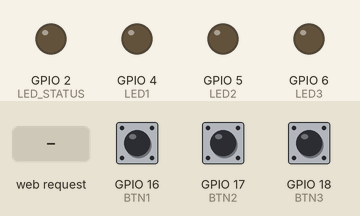
Bench run of a program on a simulated ESP32-S3. Shown: output pins drawn as LEDs (lit = HIGH). Dashed ring = blinking. The inputs (shaded band) are chosen by the test bench; at power-on: GPIO 16 (BTN1) HIGH, GPIO 17 (BTN2) HIGH, GPIO 18 (BTN3) HIGH. WiFi joins after 1.5 s; servers stay silent unless stated; storage starts empty; random numbers use the default seed unless the program sets one; what the program prints to the serial monitor is not drawn.

Above: at 2.7 s.
2.8 s: HTTP request GET /toggle received
At 3.5 s:
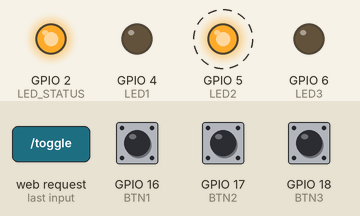
5.8 s: HTTP request GET /toggle?value=1 received
At 6.4 s:
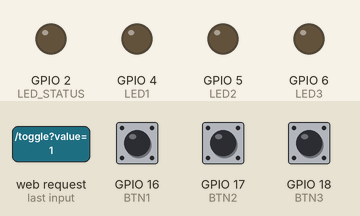
7.3 s: HTTP request GET /toggle?value=0 received
At 8.6 s:
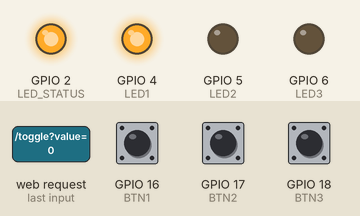
10.3 s: HTTP request GET /toggle?value=120 received
At 11.1 s:
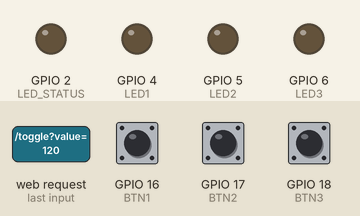
Timing chart, 0 to 12.8 s (numbered marks = the images above; inputs shaded):
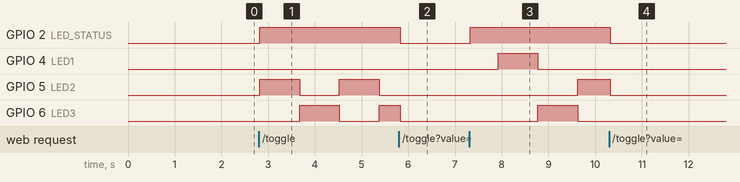

The program:

main.cpp
```cpp
#include <Arduino.h>
#include <WiFi.h>
#include <AsyncTCP.h>
#include <ESPAsyncWebServer.h>
#include <SPIFFS.h>
#include "freertos/FreeRTOS.h"
#include "freertos/task.h"
#include "freertos/queue.h"
#include "freertos/semphr.h"

// Configuración de red WiFi (Modo Estación)
const char* ssid = "Nautilus";
const char* password = "20000Leguas";

// Definición de pines actualizados a tu montaje
#define LED1 4        // LED Verde
#define LED2 5        // LED Rosa
#define LED3 6        // LED Rojo
#define BTN1 16       // Botón para LED Verde
#define BTN2 17       // Botón para LED Rosa
#define BTN3 18       // Botón para LED Rojo
#define LED_STATUS 2  // LED de Estado

// Variables del juego
volatile int puntuacion = 0;
volatile int tiempoJuego = 30;
volatile int ledActivo = -1;
volatile bool juegoActivo = false;
volatile int dificultad = 1;

// Variables FreeRTOS
QueueHandle_t botonQueue;
SemaphoreHandle_t juegoMutex;
TaskHandle_t tareaJuegoHandle = NULL;

// Servidor web
AsyncWebServer server(80);
AsyncEventSource events("/events");

// Estructura para los eventos de botones
typedef struct {
  uint8_t boton;
  uint32_t tiempo;
} EventoBoton;

// Prototipos de tareas y funciones
void TareaServidorWeb(void *pvParameters);
void TareaJuego(void *pvParameters);
void TareaLecturaBotones(void *pvParameters);
void TareaTiempo(void *pvParameters);
void iniciarJuego();
void detenerJuego();
void desactivarTodosLEDs();
String obtenerEstadoJuego();
void enviarActualizacionWeb();

// Interrupción de botones (con mini anti-rebote hardware)
void IRAM_ATTR ISR_Boton(void *arg) {
  uint8_t numeroPulsador = (uint32_t)arg;
  EventoBoton evento;
  evento.boton = numeroPulsador;
  evento.tiempo = xTaskGetTickCountFromISR();
  xQueueSendFromISR(botonQueue, &evento, NULL);
}

// HTML para la página principal (¡Colores actualizados!)
const char index_html[] PROGMEM = R"rawliteral(
<!DOCTYPE HTML>
<html>
<head>
  <title>ESP32 Game - Atrapa el LED</title>
  <meta name="viewport" content="width=device-width, initial-scale=1">
  <style>
    body { font-family: Arial; text-align: center; margin:0px auto; padding: 20px; }
    .container { display: flex; flex-direction: column; width: 100%; max-width: 500px; margin: 0 auto; }
    .card { background-color: #F8F7F9; box-shadow: 2px 2px 12px 1px rgba(140,140,140,.5); padding: 20px; margin: 10px 0; border-radius: 5px; }
    .button { padding: 15px 50px; font-size: 24px; color: #fff; background-color: #0f8b8d; border: none; border-radius: 5px; cursor: pointer; }
    .progress-container { width: 100%; background-color: #ddd; border-radius: 5px; margin: 10px 0; }
    #progress { height: 30px; background-color: #04AA6D; border-radius: 5px; width: 100%; color: white; line-height: 30px;}
    .led-container { display: flex; justify-content: space-around; margin: 20px 0; }
    .led { width: 50px; height: 50px; border-radius: 50%; background-color: #333; opacity: 0.3; }
    #led1 { background-color: #00ff00; } /* Verde */
    #led2 { background-color: #ff66b2; } /* Rosa */
    #led3 { background-color: #ff0000; } /* Rojo */
  </style>
</head>
<body>
  <div class="container">
    <h2>ESP32 Game - Atrapa el LED</h2>
    <div class="card">
      <p>Puntuación: <span id="score">0</span></p>
      <p>Tiempo: <span id="time">30</span> s</p>
      <div class="progress-container"><div id="progress">30s</div></div>
      <label>Dificultad: <span id="diffValue">1</span></label>
      <input type="range" min="1" max="5" value="1" id="difficultyRange">
      <br><br>
      <button id="startBtn" class="button">Iniciar Juego</button>
    </div>
    <div class="card">
      <div class="led-container">
        <div class="led" id="led1"></div>
        <div class="led" id="led2"></div>
        <div class="led" id="led3"></div>
      </div>
      <p id="gameStatus">Juego detenido</p>
    </div>
  </div>
  <script>
    if (!!window.EventSource) {
      var source = new EventSource('/events');
      source.addEventListener('update', function(e) {
        var data = JSON.parse(e.data);
        document.getElementById('score').innerHTML = data.score;
        document.getElementById('time').innerHTML = data.time;
        document.getElementById('progress').style.width = (data.time/30*100) + '%';
        document.getElementById('progress').innerHTML = data.time + 's';
        document.getElementById('gameStatus').innerHTML = data.active ? "Juego en curso" : "Juego detenido";
        document.getElementById('startBtn').innerHTML = data.active ? "Detener Juego" : "Iniciar Juego";

        document.getElementById('led1').style.opacity = (data.led === 0) ? "1.0" : "0.3";
        document.getElementById('led2').style.opacity = (data.led === 1) ? "1.0" : "0.3";
        document.getElementById('led3').style.opacity = (data.led === 2) ? "1.0" : "0.3";
      }, false);
    }
    document.getElementById('startBtn').addEventListener('click', function() {
      var xhr = new XMLHttpRequest();
      xhr.open("GET", "/toggle", true);
      xhr.send();
    });
    document.getElementById('difficultyRange').addEventListener('change', function() {
      var diff = this.value;
      document.getElementById('diffValue').innerHTML = diff;
      var xhr = new XMLHttpRequest();
      xhr.open("GET", "/difficulty?value=" + diff, true);
      xhr.send();
    });
  </script>
</body>
</html>
)rawliteral";

void setup() {
  Serial.begin(115200);

  if(!SPIFFS.begin(true)) {
    Serial.println("Error al montar SPIFFS");
  }

  // Configurar pines
  pinMode(LED1, OUTPUT);
  pinMode(LED2, OUTPUT);
  pinMode(LED3, OUTPUT);
  pinMode(LED_STATUS, OUTPUT);
  pinMode(BTN1, INPUT_PULLUP);
  pinMode(BTN2, INPUT_PULLUP);
  pinMode(BTN3, INPUT_PULLUP);

  desactivarTodosLEDs();
  digitalWrite(LED_STATUS, LOW);

  botonQueue = xQueueCreate(20, sizeof(EventoBoton));
  juegoMutex = xSemaphoreCreateMutex();

  attachInterruptArg(BTN1, ISR_Boton, (void*)BTN1, FALLING);
  attachInterruptArg(BTN2, ISR_Boton, (void*)BTN2, FALLING);
  attachInterruptArg(BTN3, ISR_Boton, (void*)BTN3, FALLING);

  // Conectarse a la red WiFi existente (Nautilus)
  Serial.print("Abordando el submarino WiFi ");
  Serial.println(ssid);

  WiFi.mode(WIFI_STA);
  WiFi.begin(ssid, password);

  // Esperar hasta que el router nos deje entrar
  while (WiFi.status() != WL_CONNECTED) {
    delay(500);
    Serial.print(".");
  }

  Serial.println("");
  Serial.println("¡Conexión exitosa al Nautilus!");
  Serial.print("Tu Dirección IP para jugar es: ");
  Serial.println(WiFi.localIP());

  // Rutas del servidor
  server.on("/", HTTP_GET, [](AsyncWebServerRequest *request){
    request->send_P(200, "text/html", index_html);
  });

  server.on("/toggle", HTTP_GET, [](AsyncWebServerRequest *request){
    if (juegoActivo) detenerJuego();
    else iniciarJuego();
    request->send(200, "text/plain", "OK");
  });

  server.on("/difficulty", HTTP_GET, [](AsyncWebServerRequest *request){
    if (request->hasParam("value")) {
      int valor = request->getParam("value")->value().toInt();
      if (valor >= 1 && valor <= 5) {
        if (xSemaphoreTake(juegoMutex, portMAX_DELAY) == pdTRUE) {
          dificultad = valor;
          xSemaphoreGive(juegoMutex);
        }
      }
    }
    request->send(200, "text/plain", "OK");
  });

  events.onConnect([](AsyncEventSourceClient *client){
    client->send(obtenerEstadoJuego().c_str(), "update", millis(), 10000);
  });

  server.addHandler(&events);
  server.begin();

  // Crear tareas RTOS
  xTaskCreate(TareaServidorWeb, "WebServer", 4096, NULL, 1, NULL);
  xTaskCreate(TareaLecturaBotones, "Botones", 2048, NULL, 2, NULL);
  xTaskCreate(TareaTiempo, "Tiempo", 2048, NULL, 1, NULL);
}

void loop() { vTaskDelay(portMAX_DELAY); }

void TareaServidorWeb(void *pvParameters) {
  for (;;) {
    enviarActualizacionWeb();
    vTaskDelay(pdMS_TO_TICKS(200));
  }
}

void TareaJuego(void *pvParameters) {
  int ultimoLed = -1;
  for (;;) {
    if (xSemaphoreTake(juegoMutex, portMAX_DELAY) == pdTRUE) {
      if (juegoActivo) {
        int nuevoLed;
        do { nuevoLed = random(0, 3); } while (nuevoLed == ultimoLed);
        ledActivo = nuevoLed;
        ultimoLed = nuevoLed;
        desactivarTodosLEDs();

        switch (ledActivo) {
          case 0: digitalWrite(LED1, HIGH); break;
          case 1: digitalWrite(LED2, HIGH); break;
          case 2: digitalWrite(LED3, HIGH); break;
        }
      }
      xSemaphoreGive(juegoMutex);
    }
    int espera = 1000 - (dificultad * 150);
    vTaskDelay(pdMS_TO_TICKS(espera));
  }
}

void TareaLecturaBotones(void *pvParameters) {
  EventoBoton evento;
  uint32_t ultimoTiempoBoton = 0;
  const uint32_t debounceTime = pdMS_TO_TICKS(200);

  for (;;) {
    if (xQueueReceive(botonQueue, &evento, portMAX_DELAY) == pdPASS) {
      if ((evento.tiempo - ultimoTiempoBoton) >= debounceTime) {
        if (xSemaphoreTake(juegoMutex, portMAX_DELAY) == pdTRUE) {
          if (juegoActivo) {
            int botonPresionado = -1;
            if (evento.boton == BTN1) botonPresionado = 0;
            else if (evento.boton == BTN2) botonPresionado = 1;
            else if (evento.boton == BTN3) botonPresionado = 2;

            if (botonPresionado == ledActivo) {
              puntuacion++;
            } else if (puntuacion > 0) {
              puntuacion--;
            }
          }
          xSemaphoreGive(juegoMutex);
        }
        ultimoTiempoBoton = evento.tiempo;
      }
    }
  }
}

void TareaTiempo(void *pvParameters) {
  for (;;) {
    if (xSemaphoreTake(juegoMutex, portMAX_DELAY) == pdTRUE) {
      if (juegoActivo && tiempoJuego > 0) {
        tiempoJuego--;
        if (tiempoJuego == 0) {
          juegoActivo = false;
          desactivarTodosLEDs();
        }
      }
      xSemaphoreGive(juegoMutex);
    }
    vTaskDelay(pdMS_TO_TICKS(1000));
  }
}

void iniciarJuego() {
  if (xSemaphoreTake(juegoMutex, portMAX_DELAY) == pdTRUE) {
    tiempoJuego = 30;
    puntuacion = 0;
    juegoActivo = true;
    digitalWrite(LED_STATUS, HIGH);
    if (tareaJuegoHandle == NULL) {
      xTaskCreate(TareaJuego, "JuegoTask", 2048, NULL, 1, &tareaJuegoHandle);
    }
    xSemaphoreGive(juegoMutex);
  }
}

void detenerJuego() {
  if (xSemaphoreTake(juegoMutex, portMAX_DELAY) == pdTRUE) {
    juegoActivo = false;
    ledActivo = -1;
    desactivarTodosLEDs();
    digitalWrite(LED_STATUS, LOW);
    xSemaphoreGive(juegoMutex);
  }
}

void desactivarTodosLEDs() {
  digitalWrite(LED1, LOW);
  digitalWrite(LED2, LOW);
  digitalWrite(LED3, LOW);
}

String obtenerEstadoJuego() {
  String estado = "{";
  if (xSemaphoreTake(juegoMutex, portMAX_DELAY) == pdTRUE) {
    estado += "\"score\":" + String(puntuacion);
    estado += ",\"time\":" + String(tiempoJuego);
    estado += ",\"led\":" + String(ledActivo);
    estado += ",\"active\":" + String(juegoActivo ? "true" : "false");
    estado += ",\"difficulty\":" + String(dificultad);
    xSemaphoreGive(juegoMutex);
  }
  estado += "}";
  return estado;
}

void enviarActualizacionWeb() {
  events.send(obtenerEstadoJuego().c_str(), "update", millis());
}
```

Measured:
- after the input at 2.8 s, GPIO 2 (LED_STATUS): LOW → HIGH at once; GPIO 5 (LED2): alternates HIGH for 0.85 s and LOW for 0.85 s, starting at once; GPIO 6 (LED3): LOW → HIGH after 0.87 s, → LOW 0.85 s later, → HIGH 0.85 s later
- after the input at 5.8 s, GPIO 2 (LED_STATUS): HIGH → LOW at once
- after the input at 7.3 s, GPIO 2 (LED_STATUS): LOW → HIGH at once; GPIO 4 (LED1): LOW → HIGH after 0.62 s, → LOW 0.85 s later; GPIO 5 (LED2): LOW → HIGH after 2.3 s; GPIO 6 (LED3): LOW → HIGH after 1.5 s, → LOW 0.85 s later
- after the input at 10.3 s, GPIO 2 (LED_STATUS): HIGH → LOW at once
